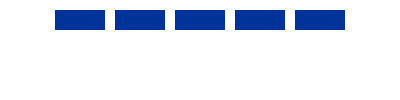
Frame 1 (no input)
Frame 60 (the mouse pressed at the canvas centre just before this capture): identical to frame 1, image omitted
Frame 120 (the mouse held since frame 60 and released just before this capture): identical to frame 1, image omitted

The Processing sketch that drew this single still picture (run headless with seeded random() and noise(); from frame 60 on, the mouse is pressed at the canvas centre):

// Processing sketch: fp_pg_q_04_04
// ── fp_pg_q_04_04.pde
// 問題 4.4 変数を用いて 400 画素 ×100 画素の領域に 50×20 画素の大きさの矩形を横方向に 10 画素の間隔を空けて 5
// 個並べて描画せよ．ただし，上辺と左辺からともに 10 画素間隔を空けること．
void setup() {
  size(400, 100);
  background(255, 255, 255);
}

void draw() {
  int w = 50;
  int h = 20;
  int y = 10;
  noStroke();
  fill(0,51,153);
  for(int x = 55; x < (25 + ((w + 10) * 5)); x+=(w + 10)){
      rect(x, y, w, h);
  }
}
